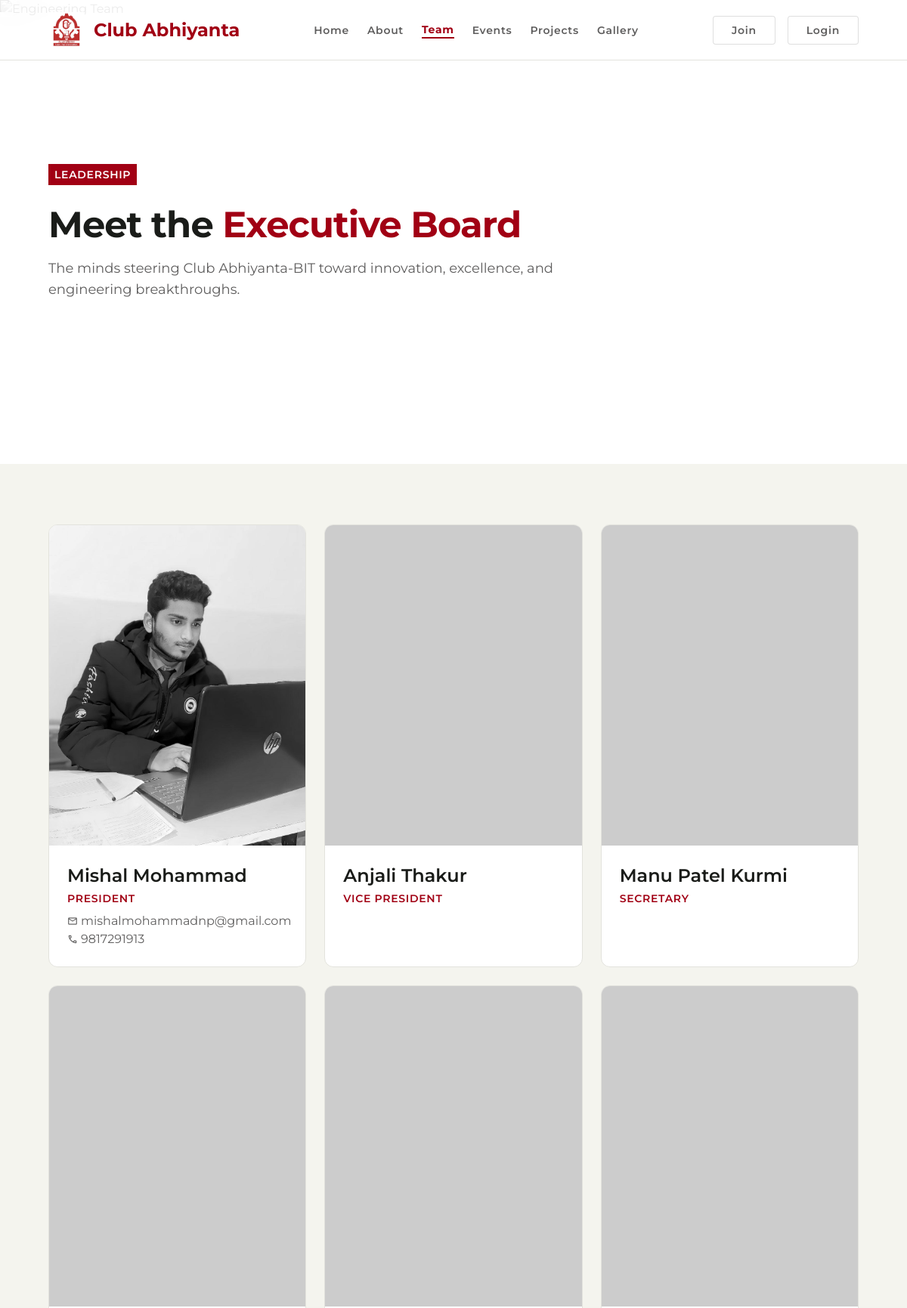
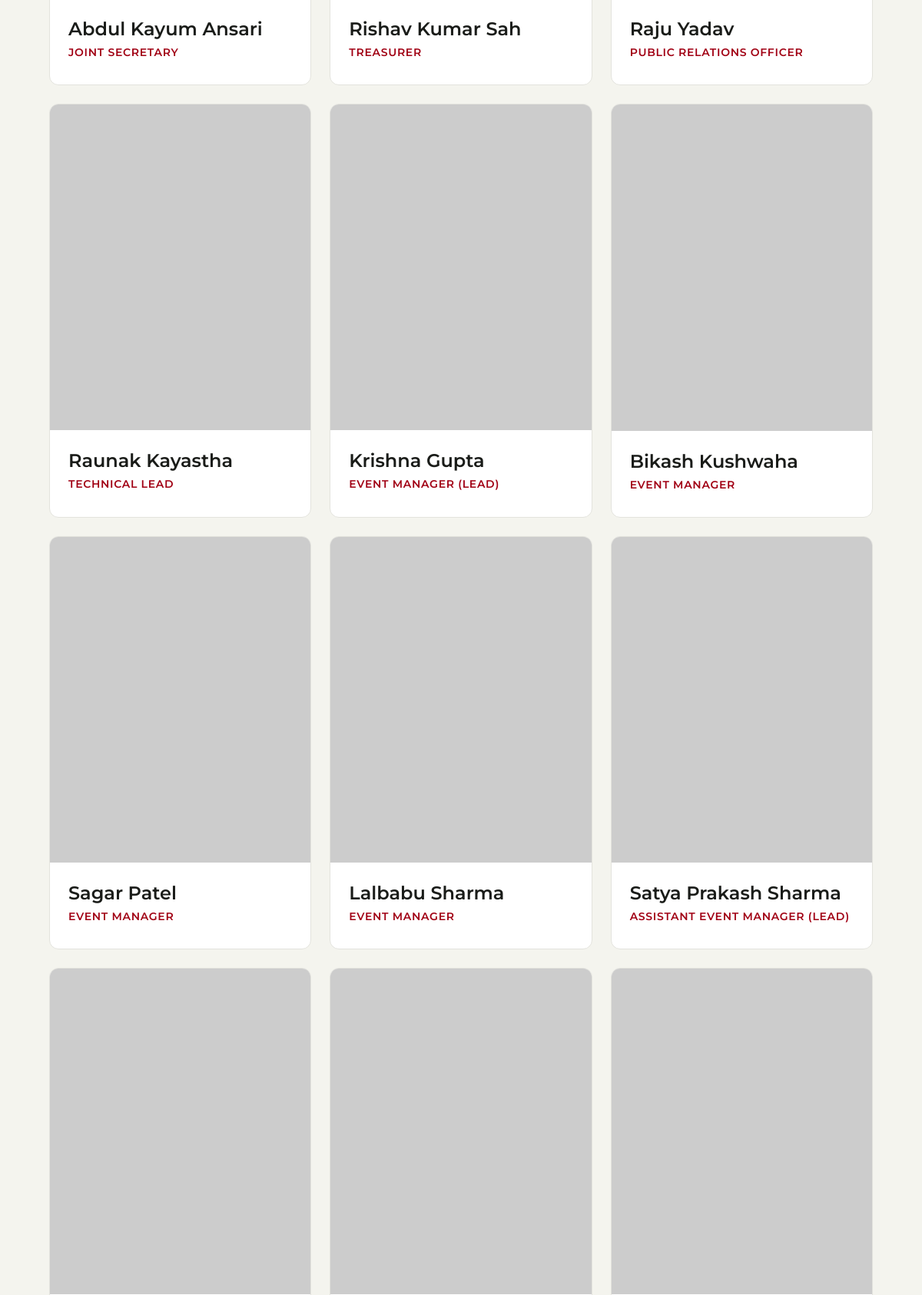
The page /pages/team.php (upper part) on the database its author committed (2 pictures, top to bottom).
### tables this page shows
CREATE TABLE `settings` (
  `id` int(11) NOT NULL AUTO_INCREMENT,
  `setting_key` varchar(100) NOT NULL,
  `setting_value` text DEFAULT NULL,
  `created_at` timestamp NULL DEFAULT current_timestamp(),
  `updated_at` timestamp NULL DEFAULT current_timestamp() ON UPDATE current_timestamp(),
  PRIMARY KEY (`id`),
  UNIQUE KEY `setting_key` (`setting_key`),
  KEY `idx_settings_key` (`setting_key`)
);

CREATE TABLE `leadership_team` (
  `id` int(11) NOT NULL AUTO_INCREMENT,
  `name` varchar(100) NOT NULL,
  `email` varchar(100) DEFAULT NULL,
  `phone` varchar(20) DEFAULT NULL,
  `address` text DEFAULT NULL,
  `position` varchar(100) NOT NULL,
  `image` varchar(255) DEFAULT NULL,
  `hierarchy_order` int(11) DEFAULT 0,
  `created_at` timestamp NULL DEFAULT current_timestamp(),
  `updated_at` timestamp NULL DEFAULT current_timestamp() ON UPDATE current_timestamp(),
  PRIMARY KEY (`id`)
);

### includes/db.php (called while the page is built, shortened)
<?php
$servername = "localhost";
$username   = "root";
$password   = "";
$dbname     = "club";
$conn = new mysqli($servername, $username, $password, $dbname);
$base_url = "http://localhost/club/";
if (!function_exists('getSetting')) {
    function getSetting($key, $default = "") {
        global $conn;
        $key = $conn->real_escape_string($key);
        $sql = "SELECT setting_value FROM settings WHERE setting_key = '$key'";
        $result = $conn->query($sql);
        if ($result && $result->num_rows > 0) {
            $row = $result->fetch_assoc();
            return $row['setting_value'];
        }
        return $default;
    }
}
?>

### pages/team.php (the view, shortened to what this page needs)
<?php
include '../includes/header.php';
?>
<section class="relative h-[614px] flex items-center overflow-hidden">
    <div class="absolute inset-0 z-0">
        <img alt="Engineering Team" class="w-full h-full object-cover opacity-20 grayscale" src="https://images.unsplash.com/photo-1522071820081-009f0129c71c?w=1200&q=80">
    </div>
    <div class="relative z-10 max-w-[1200px] mx-auto px-margin-mobile md:px-margin-desktop w-full">
        <div class="max-w-2xl">
            <span class="inline-block bg-primary text-on-primary px-xs py-1 text-label-md font-label-md mb-md">LEADERSHIP</span>
            <h1 class="font-display text-display mb-sm text-on-background">Meet the <span class="text-primary">Executive Board</span></h1>
            <p class="font-body-lg text-body-lg text-secondary">The minds steering Club Abhiyanta-BIT toward innovation, excellence, and engineering breakthroughs.</p>
        </div>
    </div>
</section>
<section class="py-xl bg-surface-container-low">
    <div class="max-w-[1200px] mx-auto px-margin-mobile md:px-margin-desktop">
        <?php
        $team_query = $conn->query("SELECT * FROM leadership_team ORDER BY hierarchy_order ASC, name ASC");
        if($team_query && $team_query->num_rows > 0):
        ?>
        <div class="grid grid-cols-1 sm:grid-cols-2 lg:grid-cols-3 xl:grid-cols-4 gap-gutter">
            <?php while($m = $team_query->fetch_assoc()): ?>
            <div class="bg-surface-container-lowest rounded-xl border border-surface-variant overflow-hidden group hover:shadow-lg transition-all duration-300">
                <div class="relative overflow-hidden bg-surface-container">
                    <?php if(!empty($m['image'])): ?>
                        <img alt="<?php echo $m['name']; ?>" class="w-full aspect-[4/5] object-cover grayscale group-hover:grayscale-0 transition-all duration-500 group-hover:scale-105" src="../<?php echo $m['image']; ?>">
                    <?php else: ?>
                        <img alt="<?php echo $m['name']; ?>" class="w-full aspect-[4/5] object-cover grayscale group-hover:grayscale-0 transition-all duration-500" src="https://ui-avatars.com/api/?name=<?php echo urlencode($m['name']); ?>&background=a10014&color=fff&size=400">
                    <?php endif; ?>
                </div>
                <div class="p-md">
                    <h3 class="font-headline-md text-headline-md text-on-surface mb-1"><?php echo $m['name']; ?></h3>
                    <p class="text-primary font-label-md text-label-md mb-2"><?php echo strtoupper($m['position']); ?></p>
                    <?php if(!empty($m['email'])): ?>
                        <p class="font-body-md text-body-md text-secondary flex items-center gap-1">
                            <span class="material-symbols-outlined text-sm">mail</span>
                            <?php echo $m['email']; ?>
                        </p>
                    <?php endif; ?>
                    <?php if(!empty($m['phone'])): ?>
                        <p class="font-body-md text-body-md text-secondary flex items-center gap-1">
                            <span class="material-symbols-outlined text-sm">call</span>
                            <?php echo $m['phone']; ?>
                        </p>
                    <?php endif; ?>
                </div>
            </div>
            <?php endwhile; ?>
        </div>
        <?php endif; ?>
    </div>
</section>
<?php include '../includes/footer.php'; ?>

### includes/header.php (shortened to what this page needs)
<?php
require_once __DIR__ . '/db.php';
$currentPage = basename($_SERVER['PHP_SELF']);
$base_url = isset($base_url) ? $base_url : '/club/';
?>
<!DOCTYPE html>
<html class="light" lang="en">
<head>
    <script src="https://cdn.tailwindcss.com?plugins=forms,container-queries"></script>
    <?php
    $colors = getSiteColors();
    $defaultColors = [
        'primary' => '#a10014',
        'on-primary' => '#ffffff',
        'primary-container' => '#c81d25',
        'on-primary-container' => '#ffddda',
        'secondary' => '#5f5e5e',
        'on-secondary' => '#ffffff',
        'secondary-container' => '#e2dfde',
        'on-secondary-container' => '#636262',
        'surface' => '#fafaf3',
        'surface-dim' => '#dadad4',
        'surface-container-lowest' => '#ffffff',
        'surface-container-low' => '#f4f4ee',
        'surface-container' => '#eeeee8',
        'surface-container-high' => '#e8e8e2',
        'surface-container-highest' => '#e3e3dd',
        'surface-variant' => '#e3e3dd',
        'on-surface' => '#1a1c19',
        'on-surface-variant' => '#5c403d',
        'on-background' => '#1a1c19',
        'error' => '#ba1a1a',
        'on-error' => '#ffffff',
        'outline' => '#906f6c',
        'outline-variant' => '#e5bdba'
    ];
    $colors = array_merge($defaultColors, $colors);
    ?>
    <script id="tailwind-config">
        tailwind.config = {
            darkMode: "class",
            theme: {
                extend: {
                    colors: {
                        "primary": "<?php echo $colors['primary']; ?>",
                        "on-primary": "<?php echo $colors['on-primary']; ?>",
                        "primary-container": "<?php echo $colors['primary-container']; ?>",
                        "on-primary-container": "<?php echo $colors['on-primary-container']; ?>",
                        "secondary": "<?php echo $colors['secondary']; ?>",
                        "on-secondary": "<?php echo $colors['on-secondary']; ?>",
                        "secondary-container": "<?php echo $colors['secondary-container']; ?>",
                        "on-secondary-container": "<?php echo $colors['on-secondary-container']; ?>",
                        "surface": "<?php echo $colors['surface']; ?>",
                        "surface-dim": "<?php echo $colors['surface-dim']; ?>",
                        "surface-container-lowest": "<?php echo $colors['surface-container-lowest']; ?>",
                        "surface-container-low": "<?php echo $colors['surface-container-low']; ?>",
                        "surface-container": "<?php echo $colors['surface-container']; ?>",
                        "surface-container-high": "<?php echo $colors['surface-container-high']; ?>",
                        "surface-container-highest": "<?php echo $colors['surface-container-highest']; ?>",
                        "surface-variant": "<?php echo $colors['surface-variant']; ?>",
                        "on-surface": "<?php echo $colors['on-surface']; ?>",
                        "on-surface-variant": "<?php echo $colors['on-surface-variant']; ?>",
                        "on-background": "<?php echo $colors['on-background']; ?>",
                        "error": "<?php echo $colors['error']; ?>",
                        "on-error": "<?php echo $colors['on-error']; ?>",
                        "outline": "<?php echo $colors['outline']; ?>",
                        "outline-variant": "<?php echo $colors['outline-variant']; ?>"
                    },
                    borderRadius: {
                        "DEFAULT": "0.25rem",
                        "lg": "0.5rem",
                        "xl": "0.75rem",
                        "full": "9999px"
                    },
                    spacing: {
                        "base": "4px",
                        "margin-desktop": "64px",
                        "margin-mobile": "16px",
                        "sm": "16px",
                        "gutter": "24px",
                        "md": "24px",
                        "lg": "48px",
                        "xl": "80px",
                        "xs": "8px"
                    },
                    fontFamily: {
                        "display": ["Montserrat"],
                        "label-md": ["Montserrat"],
                        "headline-md": ["Montserrat"],
                        "code": ["Montserrat"],
                        "body-md": ["Montserrat"],
                        "body-lg": ["Montserrat"],
                        "headline-lg-mobile": ["Montserrat"],
                        "headline-lg": ["Montserrat"]
                    },
                    fontSize: {
                        "display": ["48px", {"lineHeight": "56px", "letterSpacing": "-0.02em", "fontWeight": "700"}],
                        "label-md": ["14px", {"lineHeight": "20px", "letterSpacing": "0.05em", "fontWeight": "600"}],
                        "headline-md": ["24px", {"lineHeight": "32px", "fontWeight": "600"}],
                        "code": ["14px", {"lineHeight": "20px", "fontWeight": "500"}],
                        "body-md": ["16px", {"lineHeight": "24px", "fontWeight": "400"}],
                        "body-lg": ["18px", {"lineHeight": "28px", "fontWeight": "400"}],
                        "headline-lg-mobile": ["24px", {"lineHeight": "32px", "fontWeight": "700"}],
                        "headline-lg": ["32px", {"lineHeight": "40px", "letterSpacing": "-0.01em", "fontWeight": "700"}]
                    }
                }
            }
        }
    </script>
    <link rel="stylesheet" href="<?php echo $base_url; ?>assets/css/style.css">
</head>
<body class="bg-background text-on-background font-body-md">
<header id="main-header" class="fixed top-0 w-full z-50 bg-background border-b border-surface-variant h-16 md:h-20">
    <nav class="flex justify-between items-center px-margin-mobile md:px-margin-desktop h-full max-w-[1200px] mx-auto">
        <a href="<?php echo $base_url; ?>index.php" class="flex items-center gap-2 md:gap-3">
            <img src="<?php echo $base_url; ?>assets/images/logo.png" alt="Logo" class="h-9 md:h-12 w-auto">
            <span class="hidden md:inline font-headline-md text-headline-md font-bold text-primary"><?php echo getSetting('club_name', 'Club Abhiyanta-BIT'); ?></span>
        </a>
        <div class="hidden md:flex items-center gap-gutter">
            <a class="font-label-md text-label-md <?php echo ($currentPage == 'index.php' || $currentPage == '') ? 'text-primary font-bold border-b-2 border-primary' : 'text-secondary hover:text-primary'; ?> transition-colors duration-200" href="<?php echo $base_url; ?>index.php">Home</a>
            <a class="font-label-md text-label-md <?php echo ($currentPage == 'about.php') ? 'text-primary font-bold border-b-2 border-primary' : 'text-secondary hover:text-primary'; ?> transition-colors duration-200" href="<?php echo $base_url; ?>pages/about.php">About</a>
            <a class="font-label-md text-label-md <?php echo ($currentPage == 'team.php') ? 'text-primary font-bold border-b-2 border-primary' : 'text-secondary hover:text-primary'; ?> transition-colors duration-200" href="<?php echo $base_url; ?>pages/team.php">Team</a>
            <a class="font-label-md text-label-md <?php echo ($currentPage == 'programmes.php') ? 'text-primary font-bold border-b-2 border-primary' : 'text-secondary hover:text-primary'; ?> transition-colors duration-200" href="<?php echo $base_url; ?>pages/programmes.php">Events</a>
            <a class="font-label-md text-label-md <?php echo ($currentPage == 'projects.php') ? 'text-primary font-bold border-b-2 border-primary' : 'text-secondary hover:text-primary'; ?> transition-colors duration-200" href="<?php echo $base_url; ?>pages/projects.php">Projects</a>
            <a class="font-label-md text-label-md <?php echo ($currentPage == 'gallery.php') ? 'text-primary font-bold border-b-2 border-primary' : 'text-secondary hover:text-primary'; ?> transition-colors duration-200" href="<?php echo $base_url; ?>pages/gallery.php">Gallery</a>
        </div>
        <div class="flex items-center gap-2 md:gap-sm">
            <a href="<?php echo $base_url; ?>pages/membership.php" class="hidden md:inline bg-white border border-secondary/20 text-secondary px-md py-xs rounded font-label-md text-label-md hover:bg-surface-container-low transition-all active:scale-95">
                Join
            </a>
            <a href="<?php echo $base_url; ?>pages/login.php" class="hidden md:inline bg-white border border-secondary/20 text-secondary px-md py-xs rounded font-label-md text-label-md hover:bg-surface-container-low transition-all active:scale-95">
                Login
            </a>
        </div>
    </nav>
</header>
<main>

### assets/css/style.css (style rules this page uses)
:root { --primary-bg: hsl(0, 0%, 100%); --secondary-bg: #f8fafc; --accent-color: #3b82f6; --accent-hover: #2563eb; --text-main: #0f172a; --text-muted: #64748b; --border-color: #e2e8f0; --card-bg: rgba(255, 255, 255, 0.8); --nav-bg: rgba(255, 255, 255, 0.7); --shadow: 0 10px 15px -3px rgba(0, 0, 0, 0.1), 0 4px 6px -2px rgba(0, 0, 0, 0.05); --gradient-primary: linear-gradient(135deg, #3b82f6 0%, #8b5cf6 100%); --glass-bg: rgba(255, 255, 255, 0.6); --glass-border: rgba(255, 255, 255, 0.1); }
* { margin: 0; padding: 0; box-sizing: border-box; }
body { font-family: 'Outfit', sans-serif; background-color: var(--primary-bg); color: var(--text-main); line-height: 1.6; transition: background-color 0.4s cubic-bezier(0.4, 0, 0.2, 1), color 0.4s cubic-bezier(0.4, 0, 0.2, 1); overflow-x: hidden; opacity: 0; animation: bodyFadeIn 0.5s ease-out 0.1s forwards; }
header { position: fixed; top: 1.5rem; left: 50%; transform: translateX(-50%); width: 90%; max-width: 1200px; z-index: 1000; transition: all 0.4s cubic-bezier(0.4, 0, 0.2, 1); padding: 0.5rem 0; }
header::before { content: ''; position: absolute; inset: 0; background: var(--glass-bg); backdrop-filter: blur(20px); -webkit-backdrop-filter: blur(20px); border: 1px solid var(--glass-border); border-radius: 24px; z-index: -1; transition: all 0.4s ease; }
nav { display: flex; justify-content: space-between; align-items: center; padding: 0.75rem 2rem; }
section { padding: 8rem 0; }

### includes/header.php (style rules this page uses)
.material-symbols-outlined { font-variation-settings: 'FILL' 0, 'wght' 400, 'GRAD' 0, 'opsz' 24; vertical-align: middle; }
body { background-color: #fafaf3; font-family: 'Montserrat', sans-serif; }

### rows shown on the page
settings: setting_value "Club Abhiyanta"
leadership_team: image (picture), name "Mishal Mohammad", position "PRESIDENT", email "mishalmohammadnp@gmail.com", phone "9817291913"
leadership_team: name "Anjali Thakur", position "VICE PRESIDENT"
leadership_team: name "Manu Patel Kurmi", position "SECRETARY"
leadership_team: name "Abdul Kayum Ansari", position "JOINT SECRETARY"
leadership_team: name "Rishav Kumar Sah", position "TREASURER"
leadership_team: name "Raju Yadav", position "PUBLIC RELATIONS OFFICER"
leadership_team: name "Raunak Kayastha", position "TECHNICAL LEAD"
leadership_team: name "Krishna Gupta", position "EVENT MANAGER (LEAD)"
leadership_team: name "Bikash Kushwaha", position "EVENT MANAGER"
leadership_team: name "Sagar Patel", position "EVENT MANAGER"
leadership_team: name "Lalbabu Sharma", position "EVENT MANAGER"
leadership_team: name "Satya Prakash Sharma", position "ASSISTANT EVENT MANAGER (LEAD)"
